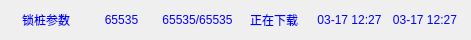
  <widget class="QWidget" name="layoutWidget_8">
   <property name="geometry">
    <rect>
     <x>30</x>
     <y>680</y>
     <width>471</width>
     <height>16</height>
    </rect>
   </property>
   <layout class="QGridLayout" name="gridLayout_20">
    <item row="0" column="0">
     <widget class="QLabel" name="label_128">
      <property name="styleSheet">
       <string notr="true">color: rgb(0, 0, 255);</string>
      </property>
      <property name="text">
       <string>锁桩参数</string>
      </property>
      <property name="alignment">
       <set>Qt::AlignCenter</set>
      </property>
     </widget>
    </item>
    <item row="0" column="1">
     <widget class="QLabel" name="label_paraFileSeq">
      <property name="styleSheet">
       <string notr="true">color: rgb(0, 0, 255);</string>
      </property>
      <property name="text">
       <string>65535</string>
      </property>
      <property name="alignment">
       <set>Qt::AlignCenter</set>
      </property>
     </widget>
    </item>
    <item row="0" column="2">
     <widget class="QLabel" name="label_paraDnl">
      <property name="styleSheet">
       <string notr="true">color: rgb(0, 0, 255);</string>
      </property>
      <property name="text">
       <string>65535/65535</string>
      </property>
      <property name="alignment">
       <set>Qt::AlignCenter</set>
      </property>
     </widget>
    </item>
    <item row="0" column="3">
     <widget class="QLabel" name="label_paraStat">
      <property name="styleSheet">
       <string notr="true">color: rgb(0, 0, 255);</string>
      </property>
      <property name="text">
       <string>正在下载</string>
      </property>
      <property name="alignment">
       <set>Qt::AlignCenter</set>
      </property>
     </widget>
    </item>
    <item row="0" column="4">
     <widget class="QLabel" name="label_paraStartTime">
      <property name="styleSheet">
       <string notr="true">color: rgb(0, 0, 255);</string>
      </property>
      <property name="text">
       <string>03-17 12:27</string>
      </property>
      <property name="alignment">
       <set>Qt::AlignCenter</set>
      </property>
     </widget>
    </item>
    <item row="0" column="5">
     <widget class="QLabel" name="label_paraEndTime">
      <property name="styleSheet">
       <string notr="true">color: rgb(0, 0, 255);</string>
      </property>
      <property name="text">
       <string>03-17 12:27</string>
      </property>
      <property name="alignment">
       <set>Qt::AlignCenter</set>
      </property>
     </widget>
    </item>
   </layout>
  </widget>
